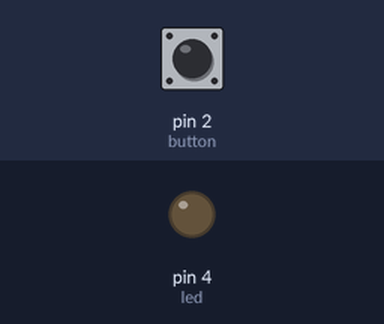
The sketch below on a simulated Arduino Uno, built with avr-gcc and run on an emulated ATmega328P. Parts: output pins drawn as LEDs (lit = HIGH). Inputs (shaded band) come from the test bench; at power-on: pin 2 (button) HIGH.

Above: at 1.2 s.
1.3 s: pin 2 (button) pulled LOW for 0.15 s
At 1.8 s:
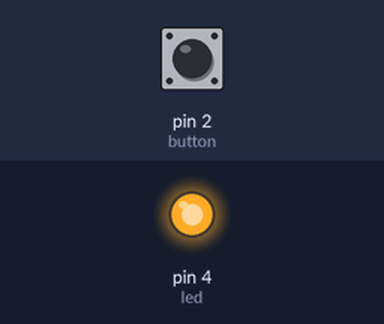
2.9 s: pin 2 (button) pulled LOW for 1 s
At 4.2 s:
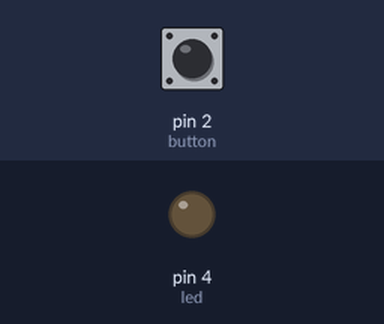
5.4 s: pin 2 (button) pulled LOW for 3.2 s
At 6.1 s:
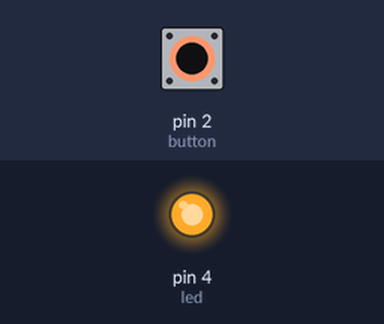
Timing chart, 0 to 8.4 s (numbered marks = the images above; inputs shaded):
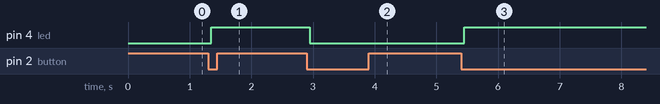

The sketch:

Button-Push.ino
```cpp
int button = 2;
int led = 4;
int state = LOW;
int last = HIGH;

void setup() {
  pinMode(button, INPUT_PULLUP);
  pinMode(led, OUTPUT);
}

void loop() {
  int reading = digitalRead(button);

  if (reading == LOW && last == HIGH) {
    delay(50); // simple debounce
    state = !state;
    digitalWrite(led, state);
  }

  last = reading;
}
```

Measured:
- after the input at 1.3 s, pin 4 (led): LOW → HIGH after 0.05 s
- after the input at 2.9 s, pin 4 (led): HIGH → LOW after 0.05 s
- after the input at 5.4 s, pin 4 (led): LOW → HIGH after 0.05 s
